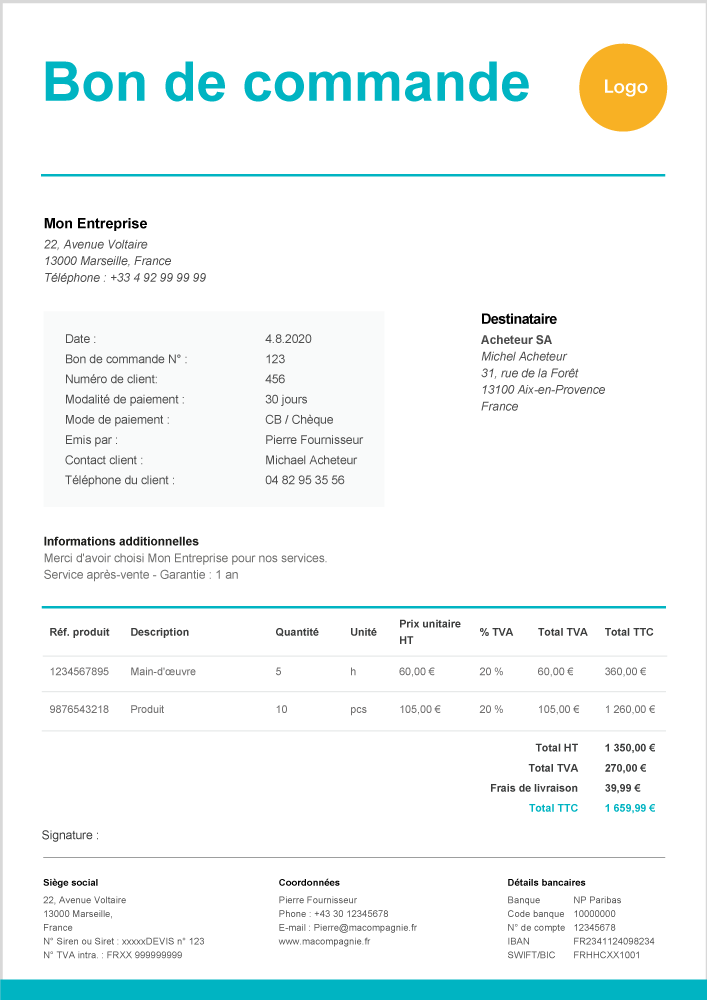
#> input picture core/documents/bon-de-commade.png, 707 x 1000 px
$ python -i table_extraction_lib.py   (imports and definitions only)
#> lines starting #> are read from the running program, lines starting #| are printed output that depends on the picture; after the words box and inside, x2 and y2 are one past the last pixel; in counts of white or black regions, pixels touching at a corner belong together
### core/pytesseract.py
from __future__ import annotations

import csv
import os
import shlex
import subprocess
import tempfile
from pathlib import Path
from typing import Any, Dict, List, Sequence, Tuple

from PIL import Image


class TesseractError(RuntimeError):
    pass


class TesseractNotFoundError(TesseractError):
    pass


class Output:
    DICT = "dict"


_TESSERACT_BIN = str(os.environ.get("TESSERACT_CMD") or "tesseract")


def _split_config(config: str) -> List[str]:
    raw = str(config or "").strip()
    if not raw:
        return []
    try:
        return shlex.split(raw, posix=(os.name != "nt"))
    except Exception:
        return raw.split()


def _run_tesseract(args: Sequence[str]) -> str:
    cmd = [_TESSERACT_BIN, *args]
    try:
        proc = subprocess.run(
            cmd,
            stdout=subprocess.PIPE,
            stderr=subprocess.PIPE,
            encoding="utf-8",
            errors="replace",
            check=False,
        )
    except FileNotFoundError as exc:
        raise TesseractNotFoundError(f"Tesseract binary not found: {_TESSERACT_BIN}") from exc

    if proc.returncode != 0:
        message = (proc.stderr or proc.stdout or "").strip() or f"Tesseract failed with exit code {proc.returncode}"
        raise TesseractError(message)

    return proc.stdout if proc.stdout else proc.stderr


def _coerce_image_input(image: Any) -> Tuple[str, bool]:
    if isinstance(image, (str, Path)):
        return str(Path(image)), False
    if isinstance(image, Image.Image):
        handle = tempfile.NamedTemporaryFile(suffix=".png", delete=False)
        tmp_path = handle.name
        handle.close()
        image.save(tmp_path, format="PNG")
        return tmp_path, True
    raise TesseractError(f"Unsupported image input type: {type(image)!r}")


def _cleanup_temp(path: str, delete_after: bool) -> None:
    if not delete_after:
        return
    try:
        Path(path).unlink(missing_ok=True)
    except Exception:
        pass


# [24 lines left out: functions get_tesseract_version, get_languages, image_to_osd, not called in this run]


def image_to_string(image: Any, lang: str | None = None, config: str = "") -> str:
    source_path, should_delete = _coerce_image_input(image)
    try:
        args = [source_path, "stdout"]
        if lang:
            args.extend(["-l", str(lang)])
        args.extend(_split_config(config))
        return _run_tesseract(args)
    finally:
        _cleanup_temp(source_path, should_delete)


# [33 lines left out: functions _parse_tsv_to_dict, image_to_data, not called in this run]

### core/pipeline/file_resolution.py
from __future__ import annotations

import hashlib
import os
import re
from pathlib import Path
from typing import Any, Dict, Iterable, Optional


_LFS_POINTER_RE = re.compile(
    r"^version https://git-lfs\.github\.com/spec/v1\s+"
    r"oid sha256:(?P<oid>[0-9a-f]{64})\s+"
    r"size (?P<size>\d+)\s*$",
    re.DOTALL,
)

_SKIP_DIRS = {
    ".git",
    ".venv",
    "__pycache__",
    "node_modules",
    ".mypy_cache",
    ".pytest_cache",
}


# [6 lines left out: function _sha256_path, not called in this run]


def parse_git_lfs_pointer_bytes(data: bytes) -> Optional[Dict[str, Any]]:
    if not data:
        return None
    try:
        text = data.decode("utf-8").strip()
    except Exception:
        return None
    match = _LFS_POINTER_RE.match(text)
    if not match:
        return None
    try:
        return {
            "oid": match.group("oid"),
            "size": int(match.group("size")),
            "text": text,
        }
    except Exception:
        return None


def parse_git_lfs_pointer_path(path: Path) -> Optional[Dict[str, Any]]:
    try:
        data = path.read_bytes()
    except Exception:
        return None
    return parse_git_lfs_pointer_bytes(data)


# [14 lines left out: function _iter_named_candidates, not called in this run]


def resolve_git_lfs_pointer_path(
    path: Path,
    repo_root: Path,
    preferred_name: str | None = None,
) -> Path:
    pointer = parse_git_lfs_pointer_path(path)
    if not pointer:
        return path
    resolved = _resolve_pointer_spec(pointer, repo_root=repo_root, preferred_name=preferred_name or path.name, avoid_path=path)
    return resolved or path


# [29 lines left out: function _resolve_pointer_spec, not called in this run]


def resolve_runtime_input_path(path: Path, repo_root: Path) -> Path:
    try:
        return resolve_git_lfs_pointer_path(path, repo_root=repo_root, preferred_name=path.name)
    except Exception:
        return path


# [35 lines left out: function materialize_uploaded_content_from_lfs_pointer, not called in this run]

### core/component/table_extraction/table_extraction_lib.py
from __future__ import annotations

import re
import unicodedata
from difflib import SequenceMatcher
from pathlib import Path
from typing import Any, Dict, List, Optional, Tuple

try:
    from pipeline.file_resolution import resolve_runtime_input_path
except Exception:
    def resolve_runtime_input_path(path: Path, repo_root: Path) -> Path:
        return path


ARABIC_DIGITS = str.maketrans("٠١٢٣٤٥٦٧٨٩", "0123456789")

FIELD_SYNONYMS: Dict[str, List[str]] = {
    "reference": [
        "reference",
        "ref",
        "ref.",
        "code",
        "code article",
        "product code",
        "sku",
        "item code",
    ],
    "product": [
        "product",
        "produit",
        "article",
        "designation",
        "description",
        "item",
        "items",
        "libelle",
        "service",
        "services",
    ],
    "quantity": [
        "qty",
        "qte",
        "qt",
        "qnty",
        "quantite",
        "quantite",
        "quantity",
        "units",
        "unites",
        "nombre",
        "nb",
    ],
    "unit_price": [
        "prix unitaire",
        "prix unit",
        "pu",
        "unit price",
        "price unit",
        "price",
        "tarif unitaire",
        "rate",
    ],
    "total_ht": [
        "total ht",
        "montant ht",
        "hors taxe",
        "net ht",
    ],
    "total_ttc": [
        "total ttc",
        "montant ttc",
        "toutes taxes comprises",
        "incl tax",
        "gross total",
        "total taxes",
    ],
    "total": [
        "total",
        "montant",
        "amount",
        "valeur",
        "line total",
        "net",
    ],
    "tax": [
        "tva",
        "vat",
        "tax",
        "taxe",
    ],
}

TABLE_HINT_TERMS = {
    "QTE",
    "QTY",
    "QNTY",
    "QUANTITE",
    "QUANTITY",
    "PRIX",
    "PRICE",
    "UNIT",
    "UNITAIRE",
    "UNITAIRE",
    "MONTANT",
    "AMOUNT",
    "TOTAL",
    "HT",
    "TTC",
    "TVA",
    "VAT",
    "PRODUCT",
    "PRODUIT",
    "ARTICLE",
    "DESIGNATION",
    "DESCRIPTION",
    "REFERENCE",
    "REF",
    "ITEM",
    "ITEMS",
    "SERVICE",
    "SERVICES",
    "VALEUR",
    "P.UNITAIRE",
    "P UNITAIRE",
}

HEADER_STRONG_HINTS = {
    "REFERENCE",
    "REF",
    "PRODUCT",
    "PRODUIT",
    "ARTICLE",
    "DESIGNATION",
    "DESCRIPTION",
    "ITEM",
    "ITEMS",
    "SERVICE",
    "SERVICES",
    "QTE",
    "QTY",
    "QNTY",
    "QUANTITE",
    "QUANTITY",
    "PRIX",
    "PRICE",
    "UNIT",
    "UNITAIRE",
    "P.UNITAIRE",
    "P UNITAIRE",
    "VALEUR",
}

HEADER_WEAK_HINTS = {
    "TOTAL",
    "AMOUNT",
    "MONTANT",
    "HT",
    "TTC",
    "TVA",
    "VAT",
}

TOTALS_STOP_HINTS = {
    "SUBTOTAL",
    "SOUS TOTAL",
    "TOTAL TTC",
    "TOTAL HT",
    "TOTAL DUE",
    "AMOUNT DUE",
    "MONTANT A PAYER",
    "MONTANT TTC",
    "MONTANT HT",
    "TAX",
    "TAXES",
    "TVA",
    "VAT",
    "TIMBRE",
    "STAMP",
    "NET A PAYER",
    "NET PAYABLE",
    "REMISE",
    "DISCOUNT",
    "FRAIS",
    "FRAIS DE PORT",
    "FRAIS DE LIVRAISON",
    "LIVRAISON",
    "SHIPPING",
    "SHIPPING COST",
    "PORT",
    "ACOMPTE",
    "ADVANCE",
}

FOOTER_ONLY_HINTS = {
    "NON ASSUJETTI",
    "NON ASSUJETTI A LA TVA",
    "MODE DE PAIEMENT",
    "PAYMENT METHOD",
    "DATE ECHEANCE",
    "ECHEANCE",
    "SIGNATURE",
    "CACHET",
    "FACTURE EN LETTRE",
    "TERMS CONDITIONS",
    "DATA INFO",
    "AMOUNT DUE",
}

NON_TABLE_LEFT_HINTS = {
    "TEL",
    "TELEPHONE",
    "PHONE",
    "DATE",
    "IBAN",
    "SWIFT",
    "BIC",
    "FISCAL",
    "IDENT",
    "CLIENT",
    "ADRESSE",
    "ADDRESS",
    "PAIEMENT",
    "PAYMENT",
    "ECHEANCE",
    "EFFECTIVE",
    "SIGNATURE",
    "CACHET",
    "N ART",
    "N°ART",
}

TOTAL_FIELD_HINTS: Tuple[Tuple[Tuple[str, ...], str], ...] = (
    (("TOTAL TTC", "MONTANT A PAYER TTC", "MONTANT A PAYER TTE", "MONTANT TTC", "TOTAL A PAYER TTC"), "total_ttc"),
    (("TOTAL HT", "MONTANT HT", "TOTAL H.T", "SUBTOTAL", "SOUS TOTAL"), "total_ht"),
    (("MONTANT A PAYER", "TOTAL A PAYER", "AMOUNT DUE", "TOTAL DUE"), "amount_due"),
    (("TIMBRE", "STAMP"), "stamp"),
    (("TVA", "VAT", "TAX", "TAXES"), "tax"),
    (("TOTAL", "MONTANT", "AMOUNT"), "total"),
)

LARGE_GAP_MIN = 3
ANCHOR_TOL = 3


def _safe_list(value: Any) -> List[Any]:
    return value if isinstance(value, list) else []


# [702 lines left out: functions _doc_key, _doc_text_score, _dedupe_docs, _norm_text, _compact_spaces, _line_token_spans and 24 more, not called in this run]


def _count_norm_hits(norm: str, hints: set[str]) -> int:
    return sum(1 for hint in hints if hint and hint in norm)


# [5 lines left out: function _line_header_hint_score, not called in this run]


def _line_footer_hint_score(line: str) -> int:
    norm = _norm_text(line)
    return _count_norm_hits(norm, TOTALS_STOP_HINTS) + _count_norm_hits(norm, FOOTER_ONLY_HINTS)


# [1153 lines left out: functions _is_totals_or_footer_label, _is_footer_like_line, _is_header_like_line, _line_looks_tabular, _is_strong_single_row, _collect_blocks and 14 more, not called in this run]


def _ocr_fallback_tables_from_image(source_path: str) -> Dict[str, Any]:
#> called with source_path = '../../documents/bon-de-commade.png'
    try:
        from PIL import Image, ImageFilter, ImageOps
        import pytesseract
    except Exception:
        return {"line_rows": [], "totals_rows": []}

    repo_root = Path(__file__).resolve().parents[2]
    path = resolve_runtime_input_path(Path(source_path), repo_root)
    if not path.exists():
        return {"line_rows": [], "totals_rows": []}

    try:
        image = Image.open(path)
#> image is the input picture: PIL image 707x1000 P; mean R, G, B 241, 246.9, 246.3
    except Exception:
        return {"line_rows": [], "totals_rows": []}

    def _build_variants(img: Any) -> List[Any]:
        variants = [img]
        try:
            gray = ImageOps.grayscale(img)
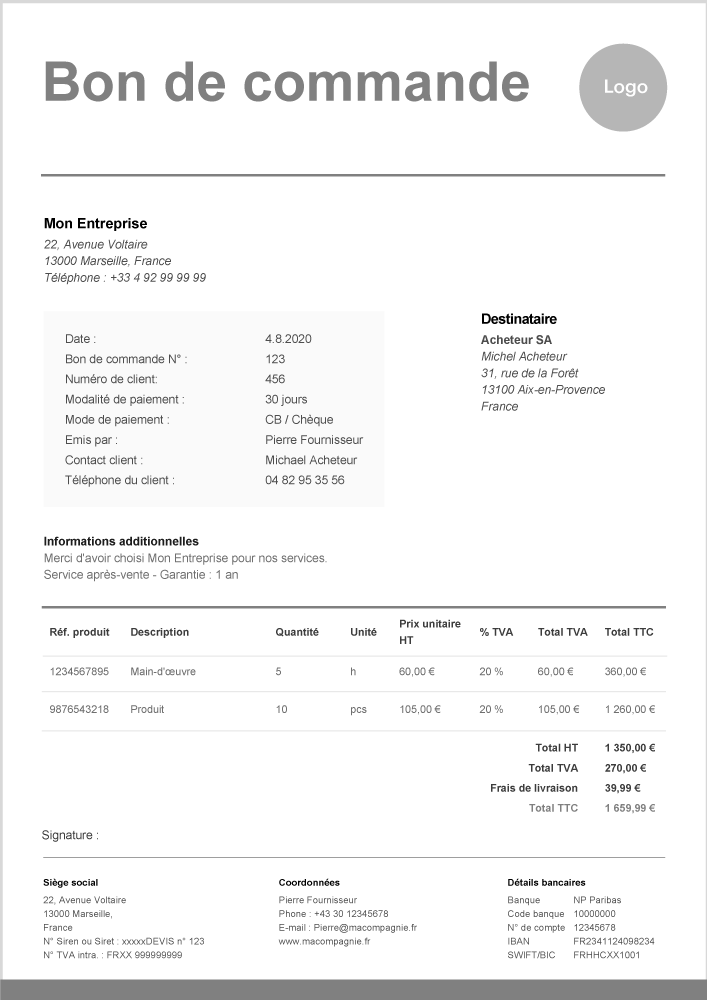
#> gray: PIL image 707x1000 L; min 0, max 255, mean 245.1
            enhanced = ImageOps.autocontrast(gray)
            if min(enhanced.size) < 1200:
                enhanced = enhanced.resize((enhanced.size[0] * 2, enhanced.size[1] * 2))
            bw = enhanced.point(lambda p: 255 if p > 168 else 0)
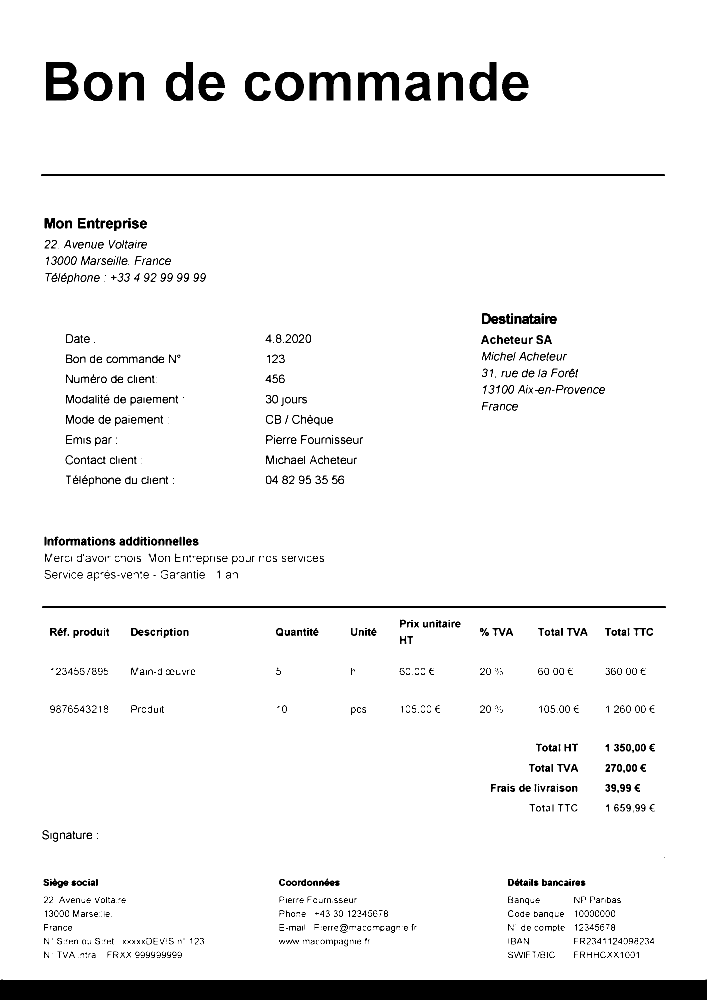
#> bw: PIL image 1414x2000 L (shown at 1/2 size); 94.6% white; 1342 black regions (526 under 20 px), largest, box (x1, y1, x2, y2) and area: (0, 1959, 1414, 2000) 56567, (82, 348, 1330, 352) 4990, (84, 1212, 1332, 1216) 4990
            sharp = enhanced.filter(ImageFilter.SHARPEN)
            variants.extend([enhanced, bw, sharp])
        except Exception:
            pass
        out: List[Any] = []
        for v in variants:
            if v is None:
                continue
            out.append(v)
#> this loop made 4 passes
#> after the loop, out = 4 items
        return out

    variants = _build_variants(image)
#> variants = 4 items
    best_line_rows: List[Dict[str, Any]] = []
    best_totals_rows: List[Dict[str, Any]] = []
    best_score = -1
    for variant in variants:
        for config in ("--psm 3", "--psm 4", "--psm 6 -c preserve_interword_spaces=1"):
            try:
                text = pytesseract.image_to_string(variant, lang="fra+eng", config=config)
            except Exception:
                continue
            rows = _parse_ocr_table_rows(text)
            totals_rows = _parse_ocr_totals_rows(text)
            numeric = sum(1 for r in rows if r.get("unit_price") or r.get("total"))
            qty = sum(1 for r in rows if r.get("quantity"))
            refs = {str(r.get("reference") or "") for r in rows if str(r.get("reference") or "")}
            ref_quality = sum(1 for r in rows if re.fullmatch(r"[A-Z]\d{3,6}", str(r.get("reference") or "")))
            product_quality = sum(
                1
                for r in rows
                if re.search(r"(?i)\bPRODUIT\s+\d+\b", str(r.get("product") or ""))
            )
            amount_quality = sum(
                1
                for r in rows
                if (r.get("unit_price") and r.get("total"))
                and float(str(r.get("total")).replace(",", ".")) >= float(str(r.get("unit_price")).replace(",", "."))
            )
            noise = sum(
                1
                for r in rows
                if any(ch in str(r.get("product") or "") for ch in ("|", "[", "]", "?", "_"))
            )
            score = (
                numeric * 4
                + len(rows) * 2
                + len(refs) * 2
                + len(totals_rows)
                + ref_quality * 4
                + product_quality * 3
                + qty
                + amount_quality
                - noise * 2
            )
            if score > best_score:
                best_score = score
                best_line_rows = rows
                best_totals_rows = totals_rows
#> this loop made 1 pass
#> after the loop, best_line_rows = []; best_score = -1; best_totals_rows = []
    return {"line_rows": best_line_rows, "totals_rows": best_totals_rows}


# [341 lines left out: functions _merge_ocr_fallback_rows, _merge_ocr_totals_rows, _extract_code_keys_from_text, _table_metrics, _infer_detected_columns_from_rows, _prune_redundant_tables and 1 more, not called in this run]

#> (the run stopped early here; a loop or call above may not have finished)
